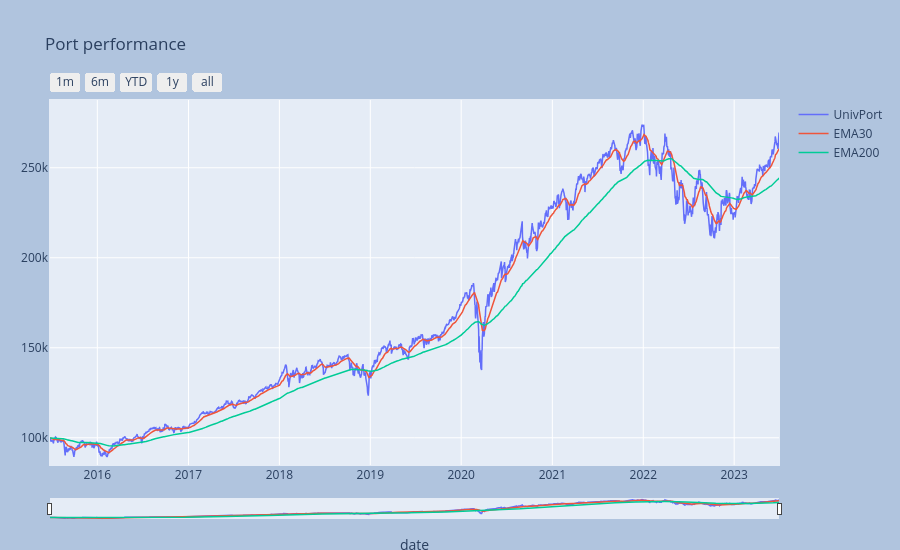

The cell this chart's notebook holds for it:
### Markdown cell above
### Portfolio performance view

### Code cell
_ = p4.port_view(fancy=True)

### Figure 1 — Plotly figure (JSON) as saved in the notebook; plotly's stock layout.template omitted (floating-point values rounded to 4 significant figures; data arrays with more than 128 entries replaced by an {"elided": "..."} marker saying what was removed)
{"data": [{"line": {"width": 1.5}, "name": "UnivPort", "type": "scatter", "x": {"elided": "2018 str values"}, "y": {"elided": "2018 float values"}}, {"line": {"width": 1.5}, "name": "EMA30", "type": "scatter", "x": {"elided": "2018 str values"}, "y": {"elided": "2018 float values"}}, {"line": {"width": 1.5}, "name": "EMA200", "type": "scatter", "x": {"elided": "2018 str values"}, "y": {"elided": "2018 float values"}}], "layout": {"autosize": false, "height": 550, "margin": {"b": 25, "l": 50, "pad": 1, "r": 50, "t": 100}, "paper_bgcolor": "LightSteelBlue", "title": {"text": "Port performance"}, "width": 900, "xaxis": {"autorange": false, "fixedrange": false, "range": ["2015-06-25T00:00:00", "2023-06-30T00:00:00"], "rangeselector": {"buttons": [{"count": 1, "label": "1m", "step": "month", "stepmode": "backward"}, {"count": 6, "label": "6m", "step": "month", "stepmode": "backward"}, {"count": 1, "label": "YTD", "step": "year", "stepmode": "todate"}, {"count": 1, "label": "1y", "step": "year", "stepmode": "backward"}, {"step": "all"}]}, "rangeslider": {"thickness": 0.05, "visible": true}, "title": {"text": "date"}, "type": "date"}, "yaxis": {"autorange": false, "fixedrange": false, "range": [84860.0, 287700.0], "title": {}}}}
